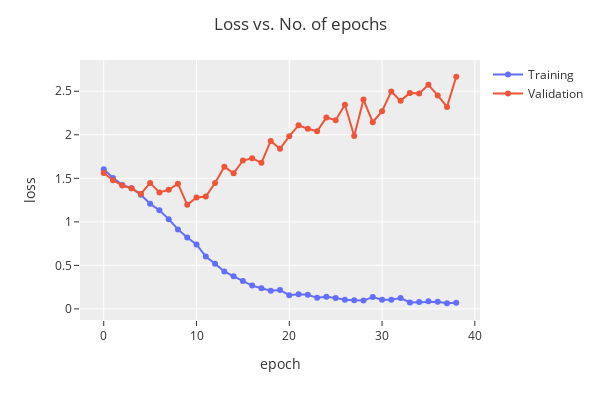

Here is the notebook cell this chart was saved with:
### Code cell
fig = px.line(
    x=range(len(validation_losses)),
    y=[train_losses, validation_losses],
    markers=True,
)

new_legend_names = {
    "wide_variable_0": "Training",
    "wide_variable_1": "Validation",
}

fig.for_each_trace(
    lambda t: t.update(
        name=new_legend_names[t.name],
        legendgroup=new_legend_names[t.name],
        hovertemplate=t.hovertemplate.replace(t.name, new_legend_names[t.name]),
    )
)

fig.update_layout(
    coloraxis_showscale=False,
    height=400,
    width=600,
    xaxis={"title": "epoch"},
    yaxis={"title": "loss"},
    title="Loss vs. No. of epochs",
    template="ggplot2",
    legend_title=None,
)
fig.show()

### Figure 1 — Plotly figure (JSON) as saved in the notebook; plotly's stock layout.template omitted (floating-point values rounded to 4 significant figures)
{"data": [{"hovertemplate": "variable=Training<br>x=%{x}<br>value=%{y}<extra></extra>", "legendgroup": "Training", "line": {"color": "#636efa", "dash": "solid"}, "marker": {"symbol": "circle"}, "mode": "lines+markers", "name": "Training", "orientation": "v", "showlegend": true, "type": "scatter", "x": [0, 1, 2, 3, 4, 5, 6, 7, 8, 9, 10, 11, 12, 13, 14, 15, 16, 17, 18, 19, 20, 21, 22, 23, 24, 25, 26, 27, 28, 29, 30, 31, 32, 33, 34, 35, 36, 37, 38], "xaxis": "x", "y": [1.606, 1.505, 1.422, 1.386, 1.311, 1.207, 1.132, 1.031, 0.9132, 0.8201, 0.7404, 0.6007, 0.5186, 0.4299, 0.3741, 0.3192, 0.2674, 0.2365, 0.2079, 0.2179, 0.157, 0.1689, 0.1619, 0.1271, 0.1383, 0.1244, 0.1053, 0.09999, 0.09525, 0.1355, 0.106, 0.1047, 0.1251, 0.07434, 0.07815, 0.08643, 0.08281, 0.06486, 0.07086], "yaxis": "y"}, {"hovertemplate": "variable=Validation<br>x=%{x}<br>value=%{y}<extra></extra>", "legendgroup": "Validation", "line": {"color": "#EF553B", "dash": "solid"}, "marker": {"symbol": "circle"}, "mode": "lines+markers", "name": "Validation", "orientation": "v", "showlegend": true, "type": "scatter", "x": [0, 1, 2, 3, 4, 5, 6, 7, 8, 9, 10, 11, 12, 13, 14, 15, 16, 17, 18, 19, 20, 21, 22, 23, 24, 25, 26, 27, 28, 29, 30, 31, 32, 33, 34, 35, 36, 37, 38], "xaxis": "x", "y": [1.561, 1.479, 1.416, 1.385, 1.32, 1.447, 1.338, 1.369, 1.439, 1.196, 1.28, 1.291, 1.446, 1.632, 1.558, 1.704, 1.731, 1.678, 1.929, 1.838, 1.985, 2.109, 2.07, 2.041, 2.199, 2.168, 2.344, 1.985, 2.404, 2.144, 2.271, 2.498, 2.39, 2.481, 2.474, 2.574, 2.452, 2.32, 2.667], "yaxis": "y"}], "layout": {"coloraxis": {"showscale": false}, "height": 400, "legend": {"title": {}, "tracegroupgap": 0}, "margin": {"t": 60}, "title": {"text": "Loss vs. No. of epochs"}, "width": 600, "xaxis": {"anchor": "y", "domain": [0, 1], "title": {"text": "epoch"}}, "yaxis": {"anchor": "x", "domain": [0, 1], "title": {"text": "loss"}}}}
